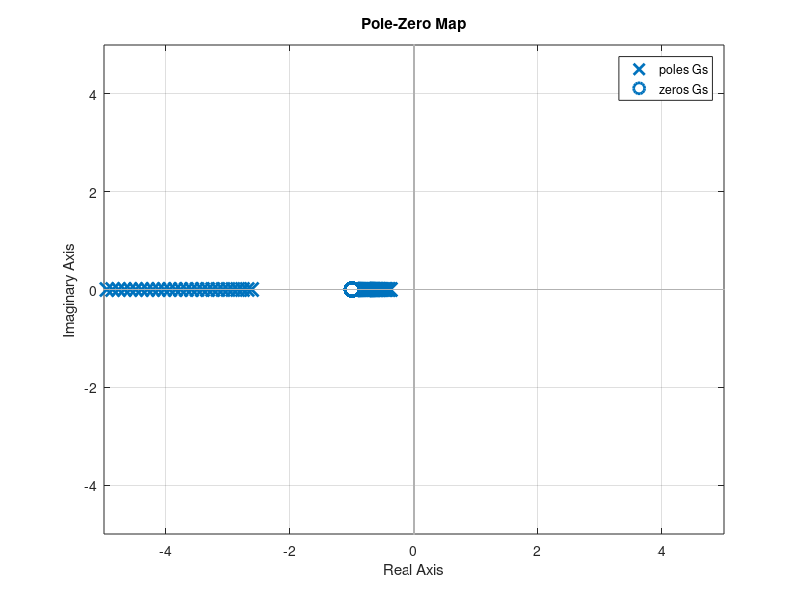

MATLAB code for this plot:
clc
clear all
close all

hold on
for k=1:.1:5
   
    Gs=tf([k k],[1 2+k k]);
    pzmap(Gs)
    axis([-5 5 -5 5])
    drawnow
    pause(.01)
end
hold off
